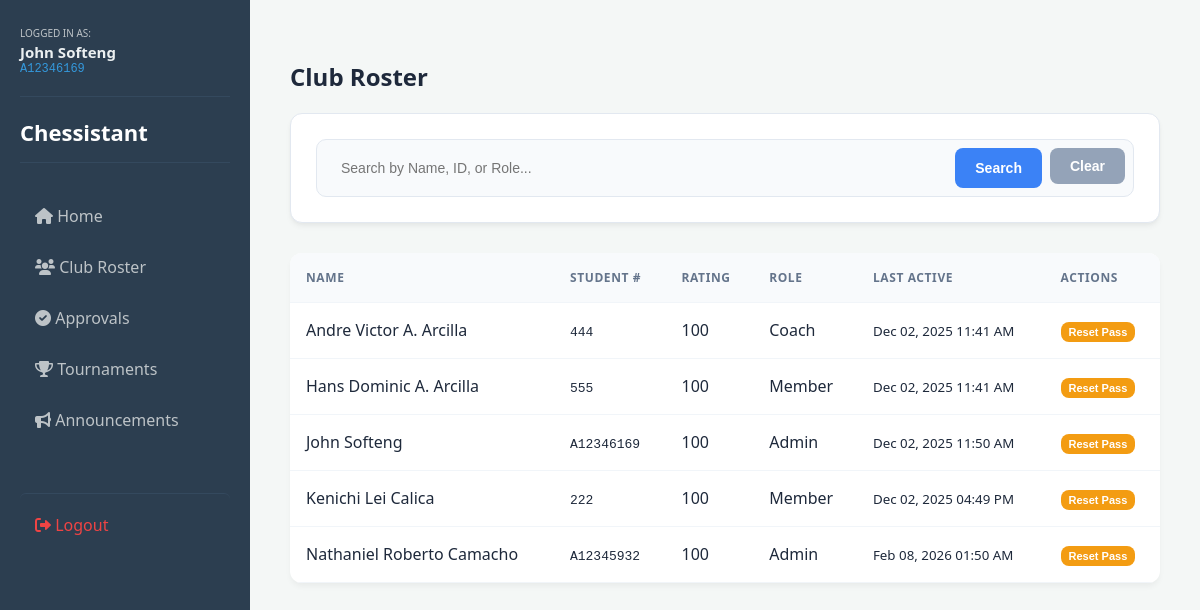
Page /Chessistant.php?page=roster (signed in) on the earlier database version.
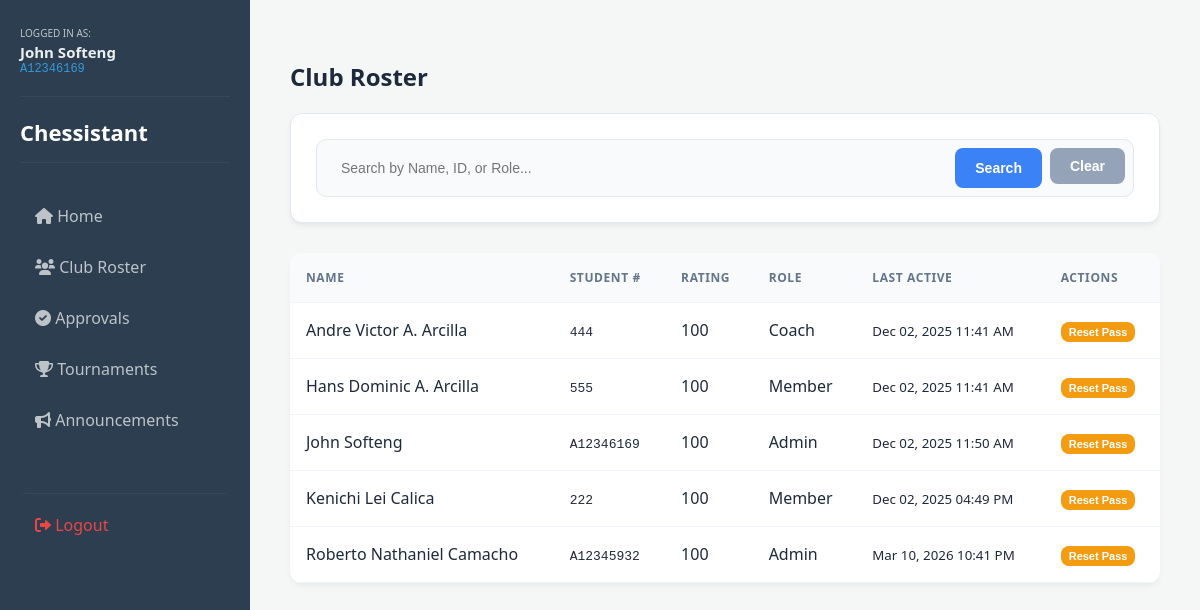
Same page on the later database version.
### tables this page shows
CREATE TABLE "Profiles" (
	"UserID"	INTEGER NOT NULL DEFAULT 1 CHECK("UserID" >= 0),
	"StudName"	TEXT NOT NULL DEFAULT 'John Smith',
	"StudNum"	TEXT NOT NULL UNIQUE,
	"Email"	TEXT NOT NULL DEFAULT 'no.mail@umak.edu.ph',
	"Password"	TEXT NOT NULL DEFAULT '12345',
	"Rating"	INTEGER NOT NULL DEFAULT 100 CHECK("Rating" >= 1),
	"PuzzlesWin"	INTEGER NOT NULL DEFAULT 0,
	"PuzzlesTotal"	INTEGER NOT NULL DEFAULT 0,
	"Role"	TEXT NOT NULL DEFAULT 'Member' CHECK("Role" IN ('Member', 'Coach', 'Admin', 'Disabled')),
	"Date"	TEXT NOT NULL DEFAULT (strftime('%m/%d/%Y %H:%M:%S', 'now')),
	"LastModified"	INTEGER NOT NULL DEFAULT (strftime('%s', 'now')),
	PRIMARY KEY("UserID" AUTOINCREMENT)
);

### Chessistant.php (the view, shortened to what this page needs)
<?php
try {
    $db = new PDO('sqlite:Hoshiyomi_ChessApp.db');
    $db->setAttribute(PDO::ATTR_ERRMODE, PDO::ERRMODE_EXCEPTION);
} catch (PDOException $e) {
    die("Database connection failed: " . $e->getMessage());
}
$page = isset($_GET['page']) ? $_GET['page'] : 'home';
$search = isset($_GET['search']) ? $_GET['search'] : '';
?>
<!DOCTYPE html>
<html>
<head>
    <link rel="stylesheet" href="style.css">
    <link rel="stylesheet" href="https://cdnjs.cloudflare.com/ajax/libs/font-awesome/6.0.0/css/all.min.css">
</head>
<body>
<div id="sidebar">
    <div class="admin-profile">
        <small style="color: #bdc3c7; font-size: 10px;">LOGGED IN AS:</small>
        <div class="admin-name"><?php echo htmlspecialchars($_SESSION['admin_name']); ?></div>
        <div class="admin-id"><?php echo htmlspecialchars($_SESSION['admin_stud_num'] ?? 'ID Not Found'); ?></div>
    </div>
    <h2>Chessistant</h2>
    <nav>
        <a href="?page=home"><i class="fas fa-home"></i> Home</a>
        <a href="?page=roster"><i class="fas fa-users"></i> Club Roster</a>
        <a href="?page=approvals"><i class="fas fa-check-circle"></i> Approvals</a>
        <a href="?page=tournament"><i class="fas fa-trophy"></i> Tournaments</a>
        <a href="?page=announcement"><i class="fas fa-bullhorn"></i> Announcements</a>
    </nav>
    <a href="logout.php" style="color: #ef4444; margin-top: 50px; border-top: 1px solid #34495e; padding-top: 20px;">
        <i class="fas fa-sign-out-alt"></i> Logout
    </a>
</div>
    <div id="content">
        <?php
        switch ($page) {
            case 'roster':
                echo "<h2>Club Roster</h2>";
                echo "<div class='card'>
                        <form method='GET' class='search-container'>
                            <input type='hidden' name='page' value='roster'>
                            <input type='text' name='search' placeholder='Search by Name, ID, or Role...' value='" . htmlspecialchars($search) . "'>
                            <button type='submit' class='btn-edit'>Search</button>
                            <a href='?page=roster'><button type='button' class='btn-cancel'>Clear</button></a>
                        </form>
                      </div>";
                $queryStr = "SELECT * FROM Profiles";
                $params = [];
                $queryStr .= " ORDER BY StudName ASC";
                echo "<table>
                <tr>
                    <th>Name</th>
                    <th>Student #</th>
                    <th>Rating</th>
                    <th>Role</th>
                    <th>Last Active</th>
                    <th>Actions</th>
                </tr>";
                $stmt = $db->prepare($queryStr);
                $stmt->execute($params);
                $users = $stmt->fetchAll();
                if (!$users) {
                    echo "<tr><td colspan='4' style='text-align:center;'>No members found.</td></tr>";
                } else {
                foreach ($users as $u) {
                    $lastActive = ($u['LastModified'] > 0) ? date("M d, Y h:i A", $u['LastModified']) : "Never";
                    echo "<tr>
                            <td>{$u['StudName']}</td>
                            <td><code>{$u['StudNum']}</code></td>
                            <td>{$u['Rating']}</td>
                            <td>{$u['Role']}</td>
                            <td><small>$lastActive</small></td>
                            <td>
                                <form method='POST' style='display:inline;' onsubmit='return confirm(\"Reset password?\");'>
                                    <input type='hidden' name='user_id' value='{$u['UserID']}'>
                                    <button type='submit' name='reset_password' class='btn-delete' style='background:#f39c12; padding: 4px 8px; font-size: 11px;'>Reset Pass</button>
                                </form>
                            </td>
                        </tr>";
                }
                echo "</table>";
                }
                break;
        }
        ?>
    </div>
</body>
</html>

### style.css (style rules this page uses)
* { box-sizing: border-box; }
body { display: flex; font-family: 'Segoe UI', system-ui, -apple-system, sans-serif; margin: 0; background: #f4f7f6; min-height: 100vh; color: #1e293b; }
#sidebar { width: 250px; background: #2c3e50; color: white; height: 100vh; padding: 20px; position: fixed; left: 0; top: 0; z-index: 1000; }
#content { flex-grow: 1; margin-left: 250px; padding: 40px; width: calc(100% - 250px); }
#sidebar h2 { margin: 20px 0 30px; border-bottom: 1px solid #34495e; padding-bottom: 15px; font-size: 22px; }
.admin-profile { padding-bottom: 20px; margin-bottom: 20px; border-bottom: 1px solid #34495e; }
.admin-name { color: #ecf0f1; font-weight: 600; font-size: 15px; }
.admin-id { color: #3498db; font-size: 12px; font-family: 'Courier New', monospace; }
#sidebar a { color: #bdc3c7; text-decoration: none; display: block; padding: 12px 15px; border-radius: 6px; margin-bottom: 5px; transition: all 0.3s ease; }
.card { background: white; padding: 25px; border-radius: 12px; box-shadow: 0 4px 6px -1px rgba(0,0,0,0.05), 0 2px 4px -1px rgba(0,0,0,0.03); margin-bottom: 30px; border: 1px solid #e2e8f0; }
table { width: 100%; border-collapse: collapse; background: white; border-radius: 12px; overflow: hidden; box-shadow: 0 4px 6px -1px rgba(0,0,0,0.05); }
th, td { padding: 16px; border-bottom: 1px solid #f1f5f9; text-align: left; }
th { background: #f8fafc; font-weight: 600; color: #64748b; text-transform: uppercase; font-size: 12px; letter-spacing: 0.05em; }
input[type="text"], input[type="password"], textarea, select { width: 100%; padding: 12px 16px; margin: 8px 0 16px; border: 1.5px solid #e2e8f0; border-radius: 8px; background-color: #ffffff; font-size: 14px; transition: all 0.2s ease; box-sizing: border-box; outline: none; }
.search-container { background: #f8fafc; padding: 8px; border-radius: 10px; display: flex; gap: 8px; max-width: 900px; border: 1px solid #e2e8f0; }
.search-container input { margin: 0; border: none; background: transparent; }
button, .btn { border: none; padding: 10px 20px; border-radius: 8px; cursor: pointer; font-weight: 600; font-size: 14px; transition: all 0.2s ease; display: inline-flex; align-items: center; justify-content: center; }
.btn-edit { background: #3b82f6; color: white; }
.btn-delete { background: #ef4444; color: white; }
.btn-cancel { background: #94a3b8; color: white; }

Differences in the rows shown:
changed profiles: StudName "Nathaniel Roberto Camacho" → "Roberto Nathaniel Camacho"; LastModified "Feb 08, 2026 01:50 AM" → "Mar 10, 2026 10:41 PM"
